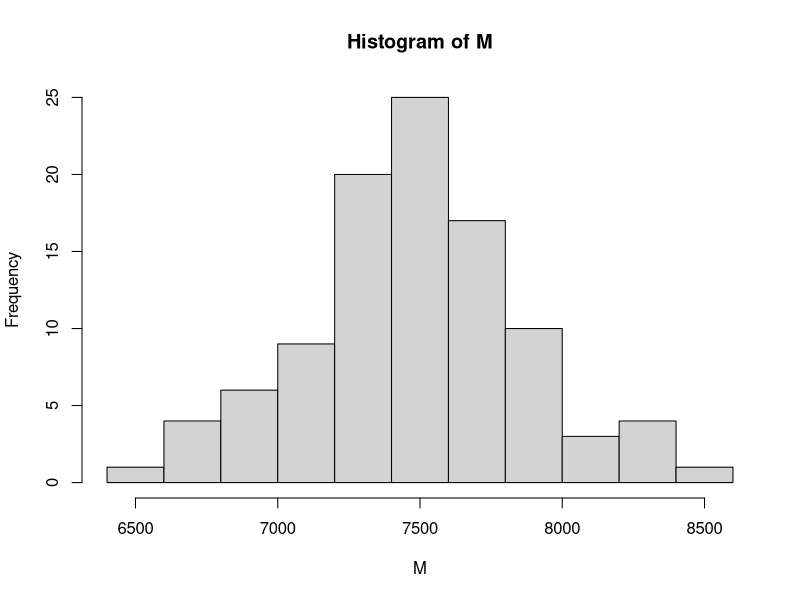
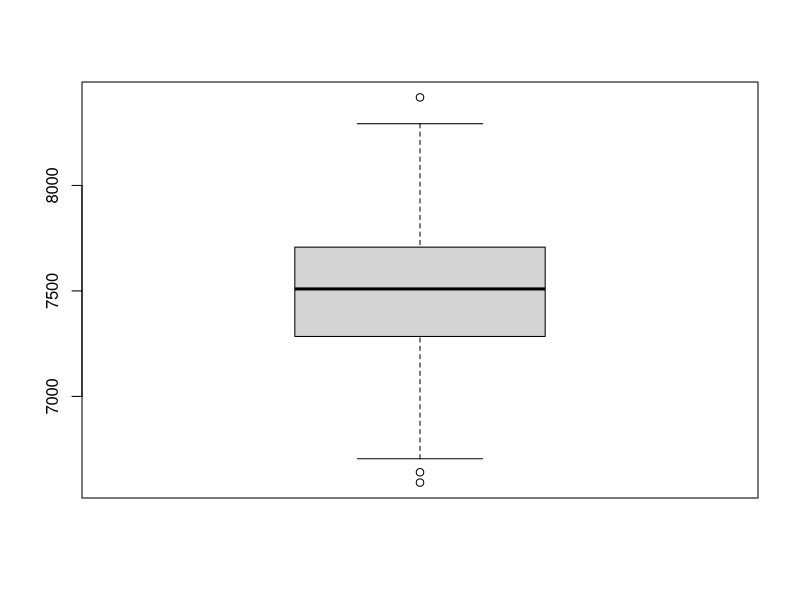
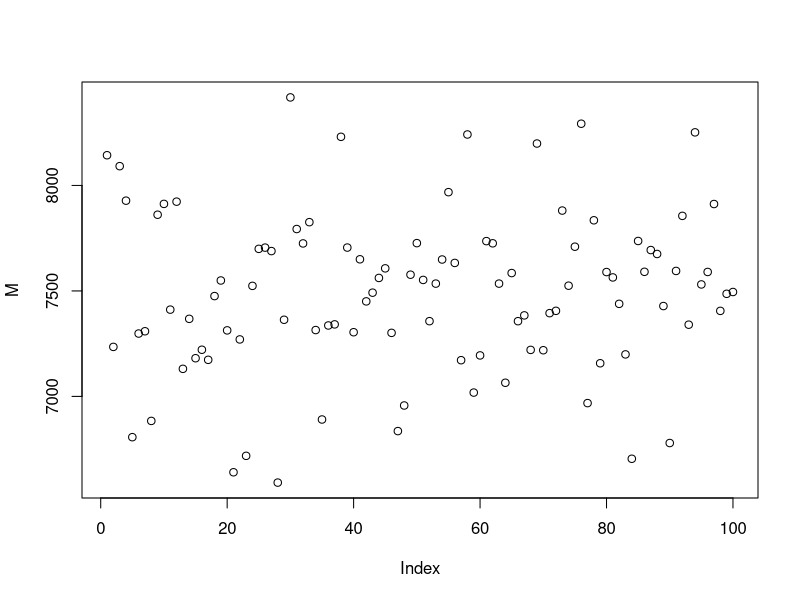
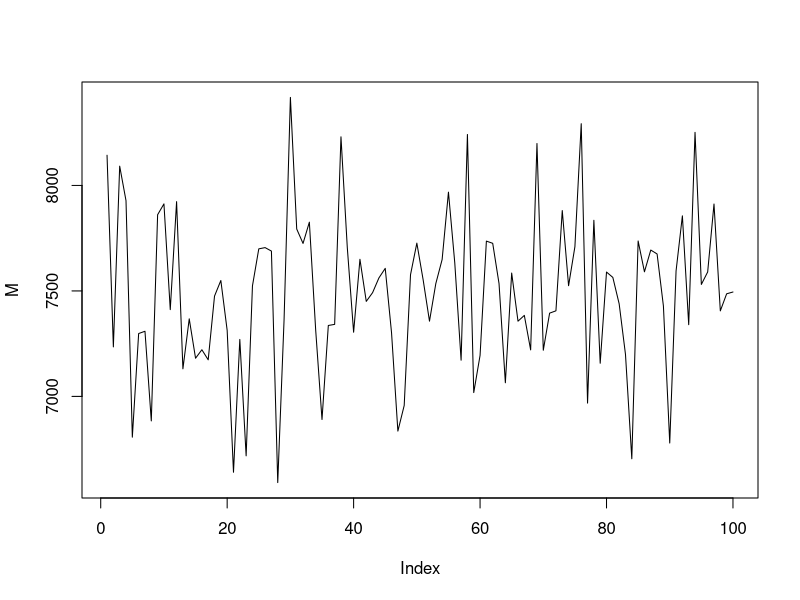
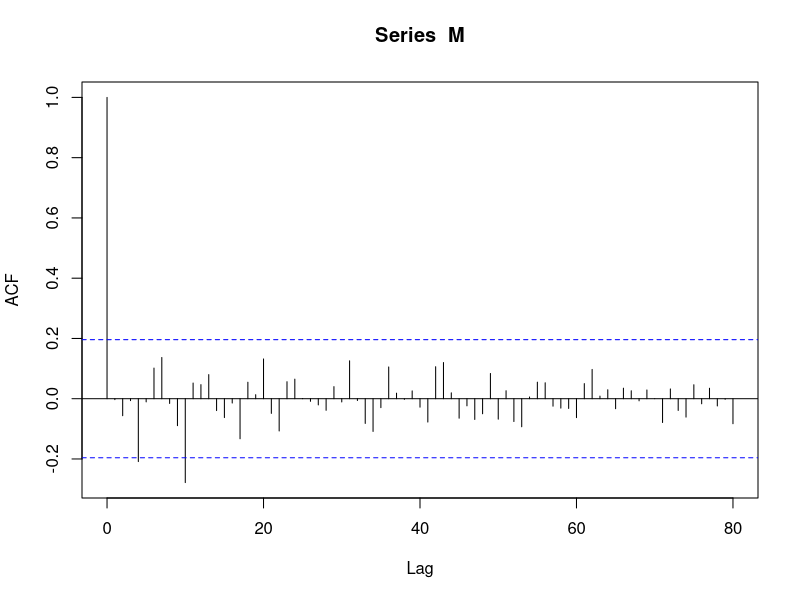
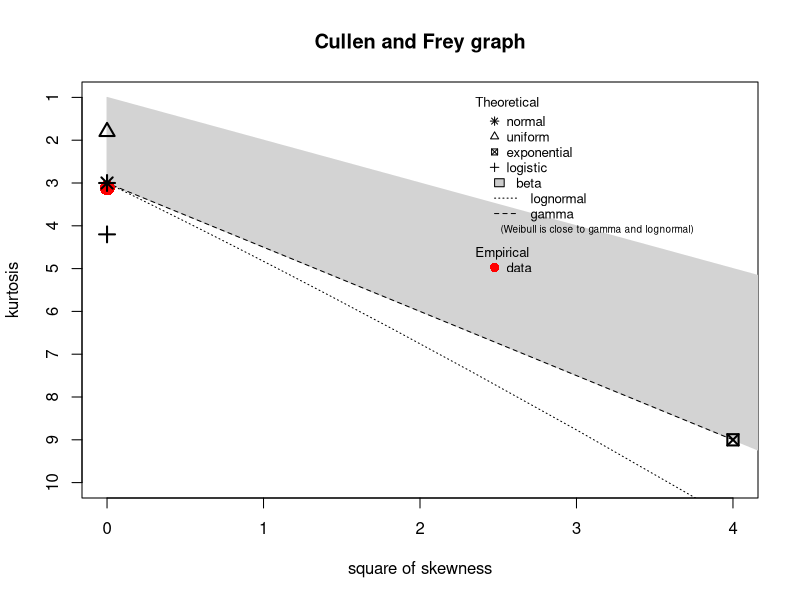
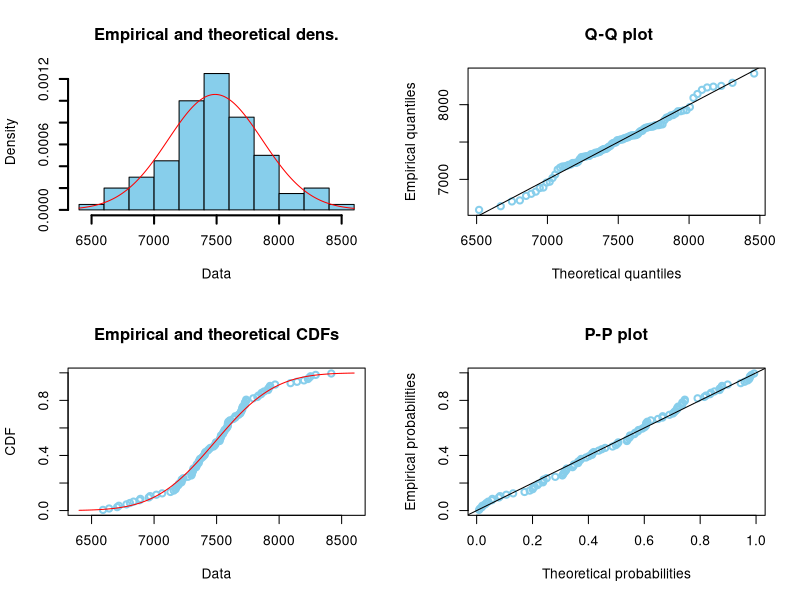
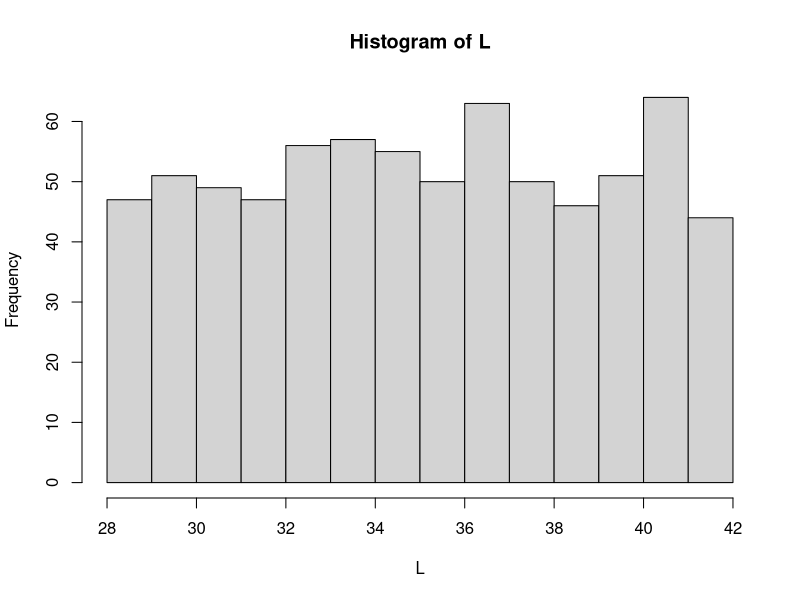

Write the R code that produced these figures, in order.
## ---- chunk 1
library(fitdistrplus)
library(tidyverse)
library(readxl)
## ---- chunk 2
completo<-function(a){
  m<-a[complete.cases(a)]
  return(m)
}
## ---- chunk 3
DF1 <- read_excel("DatosEPR1 2024-1.xlsx",sheet = "Data Sistema Tapado")
## ---- chunk 4
M<-completo(DF1$MANTENIMIENTO)
hist(M)
boxplot(M)
## ---- chunk 5
plot(M)
plot(M,type = "l")
acf(M,lag.max = 80)
## ---- chunk 6
descdist(M)
## ---- chunk 7
fitdist(M,"norm")
## ---- chunk 8
GB_M1N<-gofstat(fitdist(M,"norm"))
GB_M1N$chisqpvalue
GB_M1N$kstest
ks.test(M,pnorm,7488.3096,376.9669)
## ---- chunk 9
plot(fitdist(M,"norm"),breaks = 10, col = "skyblue", lwd = 2)
## ---- chunk 10
L<-DF1$LIMPIEZA
## ---- chunk 11
hist(L)
boxplot(L)
## ---- chunk 12
plot(L)
plot(L,type = "l")
acf(L)
## ---- chunk 13
descdist(L)
## ---- chunk 14
fitdist(L,"unif")
## ---- chunk 15
GB_L<-gofstat(fitdist(L,"unif"))
ks.test(L,punif,28.37638	,41.66395	)
plot(fitdist(L,"unif"),breaks = 10, col = "skyblue", lwd = 2)
## ---- chunk 16
EV1<-completo(DF1$`Escenario 1`)
EV2<-completo(DF1$`Escenario 2`)
EV3<-completo(DF1$`Escenario 3`)
## ---- chunk 17
hist(EV1)
boxplot(EV1)
hist(EV2)
boxplot(EV2)
hist(EV3)
boxplot(EV3)
## ---- chunk 18
plot(EV1)
plot(EV1,type = "l")
acf(EV1)
plot(EV2)
plot(EV2,type = "l")
acf(EV2)
plot(EV3)
plot(EV3,type = "l")
acf(EV3)
## ---- chunk 19
descdist(EV1,boot = 100)
descdist(EV2,boot = 100)
descdist(EV3,boot = 100)
## ---- chunk 20
fitdist(EV1,"norm")
fitdist(EV2,"unif")
fitdist(EV3,"norm")
## ---- chunk 21
GB_EV1<-gofstat(fitdist(EV1,"norm"))
ks.test(EV1,pnorm,127716.44	,20785.23	)
GB_EV2<-gofstat(fitdist(EV2,"unif"))
ks.test(EV2,punif,123081.7,214295.6		)
GB_EV3<-gofstat(fitdist(EV3,"norm"))
ks.test(EV3,pnorm,203886.33	,20695.67	)
## ---- chunk 22
plot(fitdist(EV1,"norm"),breaks = 10, col = "skyblue", lwd = 2)
plot(fitdist(EV2,"unif"),breaks = 10, col = "skyblue", lwd = 2)
plot(fitdist(EV3,"norm"),breaks = 10, col = "skyblue", lwd = 2)
